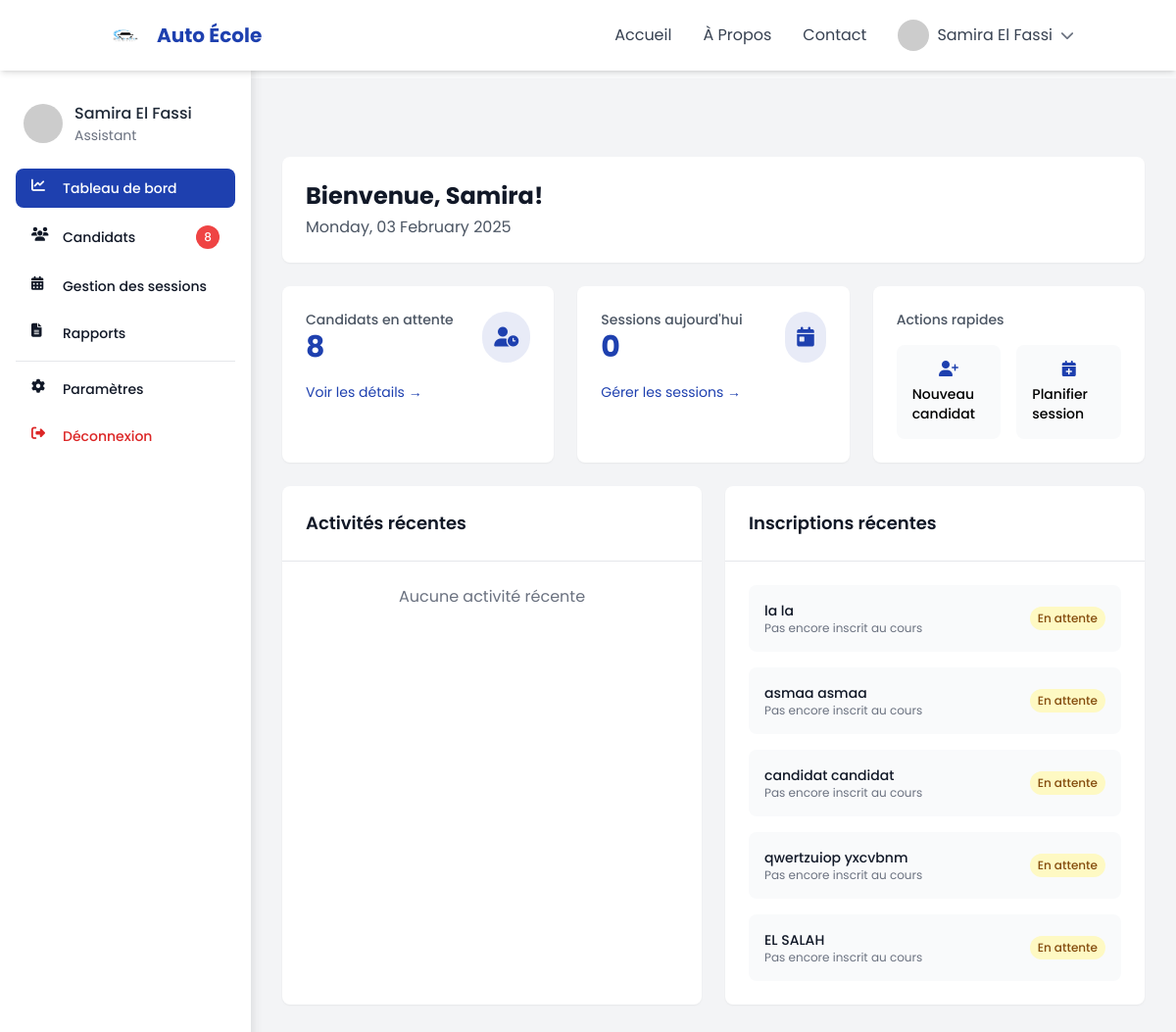
Screenshot of /pages/assistant/dashboard.php (signed in) with the database file from the repository.
### tables this page shows
CREATE TABLE `users` (
  `id` int(11) NOT NULL,
  `first_name` varchar(50) NOT NULL,
  `last_name` varchar(50) NOT NULL,
  `email` varchar(100) NOT NULL,
  `password` varchar(255) NOT NULL,
  `phone` varchar(20) DEFAULT NULL,
  `date_of_birth` date DEFAULT NULL,
  `address` text,
  `role` enum('candidate','instructor','assistant','admin') NOT NULL,
  `status` enum('active','inactive','pending') DEFAULT 'pending',
  `created_at` timestamp NOT NULL DEFAULT CURRENT_TIMESTAMP,
  `updated_at` timestamp NOT NULL DEFAULT CURRENT_TIMESTAMP ON UPDATE CURRENT_TIMESTAMP,
  `failed_attempts` int(11) DEFAULT '0',
  `locked_until` datetime DEFAULT NULL,
  `profile_image` varchar(255) DEFAULT NULL
);

### pages/assistant/dashboard.php (the view, shortened to what the rows shown need)
<?php
require_once '../../config/database.php';
require_once '../../includes/auth.php';
require_once '../../includes/functions.php';
$db = DatabaseConnection::getInstance();
$conn = $db->getConnection();
$stmt = $conn->prepare("SELECT * FROM users WHERE id = ?");
$stmt->bind_param("i", $_SESSION['user_id']);
$stmt->execute();
$assistant = $stmt->get_result()->fetch_assoc();
$stmt = $conn->prepare("
    SELECT u.*, c.name as course_name
    FROM users u
    LEFT JOIN enrollments e ON u.id = e.candidate_id
    LEFT JOIN courses c ON e.course_id = c.id
    WHERE u.role = 'candidate'
    ORDER BY u.created_at DESC
    LIMIT 5
");
$stmt->execute();
$recentRegistrations = $stmt->get_result()->fetch_all(MYSQLI_ASSOC);
?>
<?php include '../../includes/header.php'; ?>
<div class="min-h-screen bg-gray-100">
    <?php include '../../includes/assistant-sidebar.php'; ?>
    <div class="ml-64 p-8 pt-20">
        <div class="bg-white rounded-lg shadow-sm p-6 mb-6">
            <div class="flex items-center justify-between">
                <div>
                    <h1 class="text-2xl font-bold text-gray-900">
                        Bienvenue, <?php echo htmlspecialchars($assistant['first_name']); ?>!
                    </h1>
                    <p class="text-gray-600 mt-1">
                        <?php echo date('l, d F Y'); ?>
                    </p>
                </div>
            </div>
        </div>
        <div class="grid grid-cols-1 lg:grid-cols-2 gap-6">
            <div class="bg-white rounded-lg shadow-sm">
                <div class="p-6 border-b border-gray-200">
                    <h2 class="text-lg font-semibold text-gray-900">Activités récentes</h2>
                </div>
            </div>
            <div class="bg-white rounded-lg shadow-sm">
                <div class="p-6 border-b border-gray-200">
                    <h2 class="text-lg font-semibold text-gray-900">Inscriptions récentes</h2>
                </div>
                <div class="p-6">
                    <?php if (!empty($recentRegistrations)): ?>
                        <div class="space-y-4">
                            <?php foreach ($recentRegistrations as $registration): ?>
                                <div class="flex items-center justify-between p-4 bg-gray-50 rounded-lg">
                                    <div>
                                        <p class="text-sm font-medium text-gray-900">
                                            <?php echo htmlspecialchars($registration['first_name'] . ' ' . $registration['last_name']); ?>
                                        </p>
                                        <p class="text-xs text-gray-500">
                                            <?php echo $registration['course_name'] ? htmlspecialchars($registration['course_name']) : 'Pas encore inscrit au cours'; ?>
                                        </p>
                                    </div>
                                    <span class="px-2 py-1 text-xs font-medium rounded-full
                                        <?php echo getStatusBadgeClass($registration['status']); ?>">
                                        <?php echo getStatusLabel($registration['status']); ?>
                                    </span>
                                </div>
                            <?php endforeach; ?>
                        </div>
                    <?php else: ?>
                        <p class="text-gray-500 text-center">Aucune inscription récente</p>
                    <?php endif; ?>
                </div>
            </div>
        </div>
    </div>
</div>
<?php include '../../includes/assistant-sidebar.php'; ?>

### includes/header.php (shortened to what the rows shown need)
<?php
require_once __DIR__ . '/auth.php';
require_once __DIR__ . '/functions.php';
function getUserProfileImage($userId) {
    try {
        $user = AppFunctions::getInstance()->getUserById($userId);
        return 'https://ui-avatars.com/api/?name=User';
    } catch (Exception $e) {
        error_log("Error getting user profile image: " . $e->getMessage());
        return 'https://ui-avatars.com/api/?name=User';
    }
}
function getUserFullName($userId) {
    try {
        $user = AppFunctions::getInstance()->getUserById($userId);
        if ($user && isset($user['first_name']) && isset($user['last_name'])) {
            return htmlspecialchars($user['first_name'] . ' ' . $user['last_name']);
        }
        return 'Utilisateur';
    } catch (Exception $e) {
        error_log("Error getting user full name: " . $e->getMessage());
        return 'Utilisateur';
    }
}
function isLoggedIn() {
    return Auth::getInstance()->isLoggedIn();
}
$currentUser = null;
if (isLoggedIn() && isset($_SESSION['user_id'])) {
    try {
        $currentUser = AppFunctions::getInstance()->getUserById($_SESSION['user_id']);
    } catch (Exception $e) {
        error_log("Error getting current user data: " . $e->getMessage());
    }
}
?>
<!DOCTYPE html>
<html lang="fr" class="scroll-smooth">
<head>
    <script src="https://cdn.tailwindcss.com"></script>
    <link rel="stylesheet" href="https://cdnjs.cloudflare.com/ajax/libs/font-awesome/6.4.0/css/all.min.css">
</head>
<body class="bg-gray-50">
    <header class="fixed w-full top-0 z-50 bg-white shadow-md">
        <nav class="container mx-auto px-4 py-3">
            <div class="flex items-center justify-between">
                <div class="hidden md:flex items-center space-x-8">
                    <?php if (isLoggedIn() && $currentUser): ?>
                        <div class="relative" x-data="{ open: false }">
                            <button @click="open = !open" class="flex items-center space-x-2">
                                <img src="<?php echo getUserProfileImage($_SESSION['user_id']); ?>"
                                     alt="Profile"
                                     class="w-8 h-8 rounded-full object-cover">
                                <span class="text-gray-700"><?php echo getUserFullName($_SESSION['user_id']); ?></span>
                                <i class="fas fa-chevron-down text-sm text-gray-500"></i>
                            </button>
                        </div>
                    <?php endif; ?>
                </div>
            </div>
        </nav>
    </header>
    <main class="mt-20">

### includes/assistant-sidebar.php (shortened to what the rows shown need)
<aside class="fixed left-0 top-0 w-64 h-full bg-white shadow-lg pt-20">
    <div class="px-4 py-6">
        <div class="flex items-center mb-6 px-2">
            <div class="ml-3">
                <p class="font-medium text-gray-800">
                    <?php echo $functions->getUserFullName($_SESSION['user_id']); ?>
                </p>
                <p class="text-sm text-gray-500">Assistant</p>
            </div>
        </div>
    </div>
</aside>

### rows the page displays
users: getUserFullName($_SESSION['user_id']) "Samira El Fassi", first_name "Samira", $functions->getUserFullName($_SESSION['user_id']) "Samira El Fassi"
users: first_name+last_name "la la", status "En attente"
users: first_name+last_name "asmaa asmaa", status "En attente"
users: first_name+last_name "candidat candidat", status "En attente"
users: first_name+last_name "qwertzuiop yxcvbnm", status "En attente"
users: first_name+last_name "EL SALAH", status "En attente"

### other values shown
$pendingCandidates "8"
$todaySessions "0"
$pendingCount "8"
